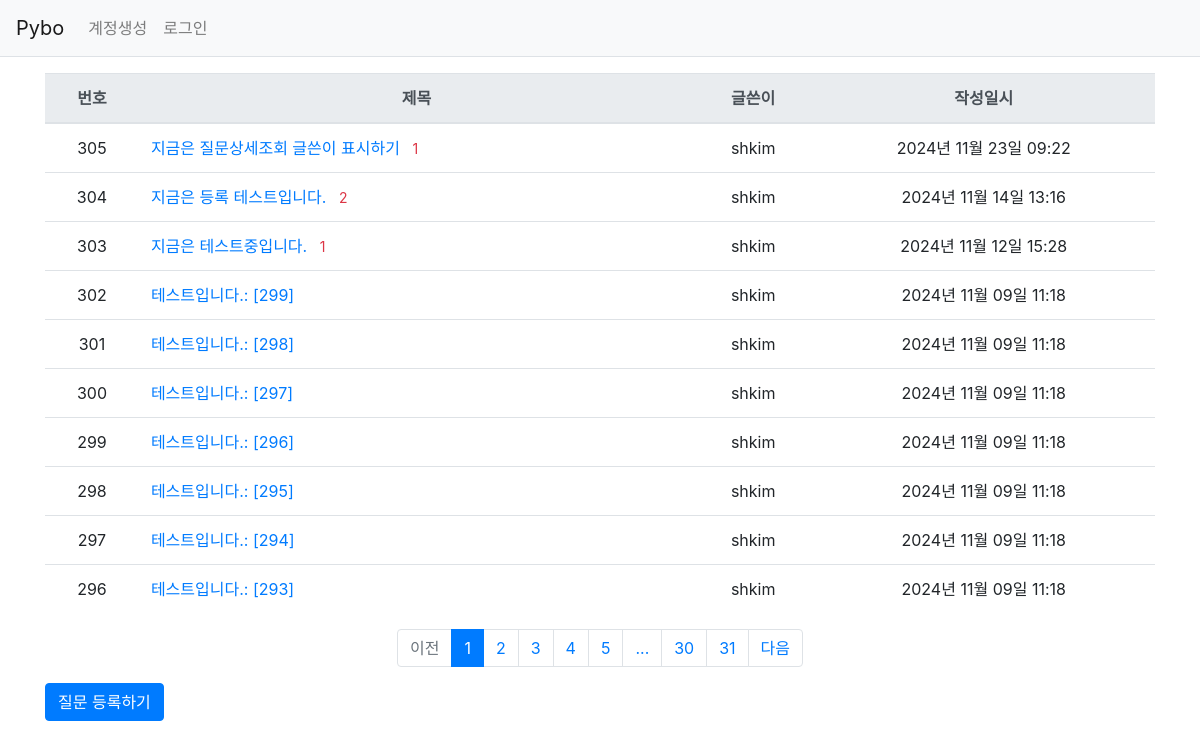
Page /question/list/ on the committed database.
### pybo/models.py (models this page shows)
class Question(db.Model):
    id = db.Column(db.Integer, primary_key = True)
    subject = db.Column(db.String(200), nullable=False)
    content = db.Column(db.Text(), nullable=False)
    create_date=db.Column(db.DateTime(), nullable=False)
    user = db.relationship('User', backref=db.backref('question_set'))
    user_id = db.Column(db.Integer, db.ForeignKey('user.id', ondelete='CASCADE'), nullable=False)
    modify_date = db.Column(db.DateTime(), nullable=True)

class User(db.Model):
    id = db.Column(db.Integer, primary_key=True)
    username = db.Column(db.String(150), unique=True, nullable=False)
    password = db.Column(db.String(200), nullable=False)
    email = db.Column(db.String(120), unique=True, nullable=False)

### pybo/views/question_views.py (the view)
@bp.route('/list/')
def _list():
    page = request.args.get('page', type=int, default=1)  # 페이지
    question_list = Question.query.order_by(Question.create_date.desc())
    question_list = question_list.paginate(page, per_page=10)
    return render_template('question/question_list.html', question_list=question_list)

### pybo/filter.py (called while the page is built)
def format_datetime(value, fmt='%Y년 %m월 %d일 %H:%M'):
    return value.strftime(fmt)

### pybo/views/auth_views.py (called while the page is built)
@bp.before_app_request
def load_logged_in_user():
    user_id = session.get('user_id')
    if user_id is None:
        g.user = None
    else:
        g.user = User.query.get(user_id)

### pybo/templates/question/question_list.html
{% extends 'base.html' %}
{% block content %}
<div class="container my-3">
    <table class="table">
       <thead>
        <tr class="text-center thead-light ">
            <th>번호</th>
            <th style="width:50%">제목</th>
            <th>글쓴이</th>
            <th>작성일시</th>
        </tr>
        </thead>
        <tbody>
        {% if question_list %}
        {% for question in question_list.items %}
        <tr class="text-center">
            <td>{{ question_list.total - ((question_list.page-1) * question_list.per_page) - loop.index0 }}</td>
            <td class="text-left">
                <a href="{{ url_for('question.detail', question_id=question.id) }}">{{ question.subject }}</a>
                {% if question.answer_set|length > 0 %}
                <span class="text-danger small ml-2">{{ question.answer_set|length }}</span>
                {% endif %}
            </td>
            <td>{{ question.user.username }}</td>
            <td>{{ question.create_date|datetime }}</td>
        </tr>
        {% endfor %}
        {% else %}
        <tr>
            <td colspan="3">질문이 없습니다.</td>
        </tr>
        {% endif %}
        </tbody>
    </table>
    <ul class="pagination justify-content-center">
        {% if question_list.has_prev %}
        <li class="page-item">
            <a class="page-link" href="?page={{ question_list.prev_num }}">이전</a>
        </li>
        {% else %}
        <li class="page-item disabled">
            <a class="page-link" tabindex="-1" aria-disabled="true" href="#">이전</a>
        </li>
        {% endif %}
        {% for page_num in question_list.iter_pages() %}
            {% if page_num %}
                {% if page_num != question_list.page %}
                <li class="page-item">
                    <a class="page-link" href="?page={{ page_num }}">{{ page_num }}</a>
                </li>
                {% else %}
                <li class="page-item active" aria-current="page">
                    <a class="page-link" href="#">{{ page_num }}</a>
                </li>
                {% endif %}
           {% else %}
                <li class="disabled">
                    <a class="page-link" href="#">...</a>
                </li>
           {% endif %}
        {% endfor %}
        {% if question_list.has_next %}
        <li class="page-item">
            <a class="page-link" href="?page={{ question_list.next_num }}">다음</a>
        </li>
        {% else %}
        <li class="page-item disabled">
            <a class="page-link" tabindex="-1" aria-disabled="true" href="#">다음</a>
        </li>
        {% endif %}
    </ul>
    <a href="{{ url_for('question.create') }}" class="btn btn-primary">질문 등록하기</a>
</div>
{% endblock %}

### pybo/templates/base.html (shortened to what this page needs)
<!doctype html>
<html lang="ko">
<head>
    <link rel="stylesheet" href="{{ url_for('static', filename='bootstrap.min.css') }}">
    <link rel="stylesheet" href="{{ url_for('static', filename='style.css') }}">
</head>
<body>
{% include "navbar.html" %}
{% block content %}{% endblock %}
</body>
</html>

### pybo/templates/navbar.html (shortened to what this page needs)
<nav class="navbar navbar-expand-lg navbar-light bg-light border-bottom">
    <a class="navbar-brand" href="{{ url_for('main.index') }}">Pybo</a>
    <div class="collapse navbar-collapse flex-grow-0" id="navbarNav">
        {% if g.user %}
        <ul class="navbar-nav">
            <li class="nav-item ">
                <a class="nav-link" href="{{ url_for('auth.logout') }}">{{ g.user.username }} (로그아웃)</a>
            </li>
        </ul>
        {% else %}
        <ul class="navbar-nav">
            <li class="nav-item ">
                <a class="nav-link" href="{{ url_for('auth.signup') }}">계정생성</a>
            </li>
            <li class="nav-item ">
                <a class="nav-link" href="{{ url_for('auth.login')}}">로그인</a>
            </li>
        </ul>
        {% endif %}
    </div>
</nav>

### rows in the picture
Question: total "305", subject "지금은 질문상세조회 글쓴이 표시하기", answer_set|length "1", user.username "shkim", create_date "2024년 11월 23일 09:22"
Question: total "304", subject "지금은 등록 테스트입니다.", answer_set|length "2", user.username "shkim", create_date "2024년 11월 14일 13:16"
Question: total "303", subject "지금은 테스트중입니다.", answer_set|length "1", user.username "shkim", create_date "2024년 11월 12일 15:28"
Question: total "302", subject "테스트입니다.: [299]", user.username "shkim", create_date "2024년 11월 09일 11:18"
Question: total "301", subject "테스트입니다.: [298]", user.username "shkim", create_date "2024년 11월 09일 11:18"
Question: total "300", subject "테스트입니다.: [297]", user.username "shkim", create_date "2024년 11월 09일 11:18"
Question: total "299", subject "테스트입니다.: [296]", user.username "shkim", create_date "2024년 11월 09일 11:18"
Question: total "298", subject "테스트입니다.: [295]", user.username "shkim", create_date "2024년 11월 09일 11:18"
Question: total "297", subject "테스트입니다.: [294]", user.username "shkim", create_date "2024년 11월 09일 11:18"
Question: total "296", subject "테스트입니다.: [293]", user.username "shkim", create_date "2024년 11월 09일 11:18"

### other values in the picture
{{ page_num }} "1"
{{ page_num }} "2" "3" "4" "5" "30" "31"
